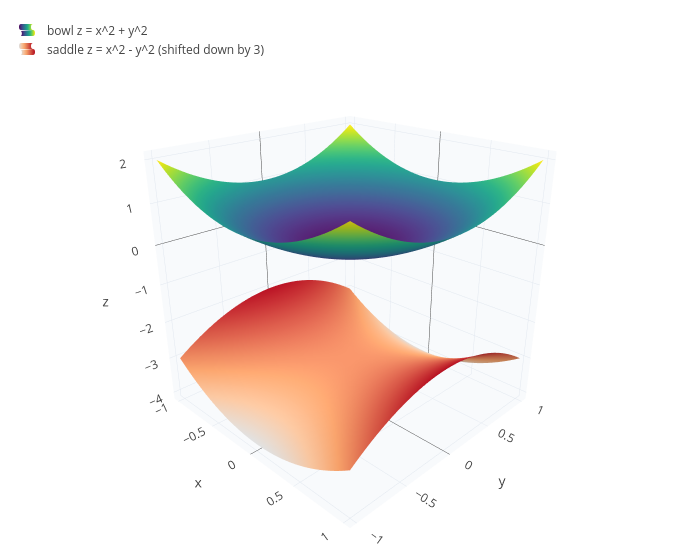

The notebook cell this image was saved under:
### Code cell
legend(show(plot3d(x^2+y^2, x, -1, 1, y, -1, 1), plot3d(x^2-y^2 - 3, x, -1, 1, y, -1, 1)), "bowl z = x^2 + y^2", "saddle z = x^2 - y^2 (shifted down by 3)")

### Figure 1 — Plotly figure (JSON) as saved in the notebook; plotly's stock layout.template omitted (floating-point values rounded to 4 significant figures; data arrays with more than 128 entries replaced by an {"elided": "..."} marker saying what was removed)
{"data": [{"colorscale": "Viridis", "name": "bowl z = x^2 + y^2", "opacity": 1, "showlegend": true, "showscale": false, "type": "surface", "x": {"elided": "41x41 float values"}, "y": {"elided": "41x41 float values"}, "z": {"elided": "41x41 float values"}}, {"colorscale": "Reds", "name": "saddle z = x^2 - y^2 (shifted down by 3)", "opacity": 1, "showlegend": true, "showscale": false, "type": "surface", "x": {"elided": "41x41 float values"}, "y": {"elided": "41x41 float values"}, "z": {"elided": "41x41 float values"}}], "layout": {"height": 560, "legend": {"x": 0.01, "y": 0.99}, "margin": {"b": 0, "l": 0, "r": 0, "t": 10}, "scene": {"aspectmode": "cube", "camera": {"eye": {"x": 1.6, "y": -1.6, "z": 1.0}}, "xaxis": {"backgroundcolor": "#f8fafc", "gridcolor": "#e2e8f0", "showbackground": true, "title": {"text": "x"}}, "yaxis": {"backgroundcolor": "#f8fafc", "gridcolor": "#e2e8f0", "showbackground": true, "title": {"text": "y"}}, "zaxis": {"backgroundcolor": "#f8fafc", "gridcolor": "#e2e8f0", "showbackground": true, "title": {"text": "z"}}}, "showlegend": true, "title": {"text": ""}, "width": 700}}
